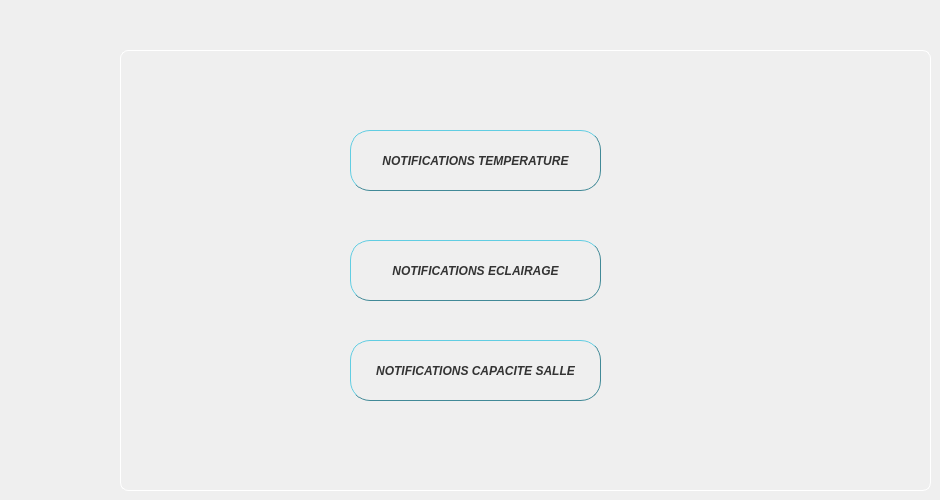
    <widget class="QWidget" name="page_6">
     <widget class="QPushButton" name="pushButton_4">
      <property name="geometry">
       <rect>
        <x>350</x>
        <y>130</y>
        <width>251</width>
        <height>61</height>
       </rect>
      </property>
      <property name="font">
       <font>
        <weight>75</weight>
        <italic>true</italic>
        <bold>true</bold>
       </font>
      </property>
      <property name="styleSheet">
       <string notr="true">QPushButton:pressed {
       background-color: qlineargradient(spread:pad, x1:0, y1:0, x2:0, y2:1,   stop:0 rgba(60, 186, 162, 255), stop:1 rgba(98, 211, 162, 255))
}
QPushButton:hover:!pressed{ color: #035381}

QPushButton:disabled {
       background-color: rgb(170, 170, 127)
}
QPushButton{
color: #333;
    border: 1px solid #418997;
    border-radius: 20px;
    border-style: outset;
    background: qradialgradient(
        cx: 0.3, cy: -0.4, fx: 0.3, fy: -0.4,
        radius: 1.35, stop: 0 #fff, stop: 1 #D0DDDF
        );
padding:1x;
 }</string>
      </property>
      <property name="text">
       <string>NOTIFICATIONS TEMPERATURE</string>
      </property>
     </widget>
     <widget class="QPushButton" name="pushButton_NOTIFluminosite">
      <property name="geometry">
       <rect>
        <x>350</x>
        <y>240</y>
        <width>251</width>
        <height>61</height>
       </rect>
      </property>
      <property name="font">
       <font>
        <weight>75</weight>
        <italic>true</italic>
        <bold>true</bold>
       </font>
      </property>
      <property name="styleSheet">
       <string notr="true">QPushButton:pressed {
       background-color: qlineargradient(spread:pad, x1:0, y1:0, x2:0, y2:1,   stop:0 rgba(60, 186, 162, 255), stop:1 rgba(98, 211, 162, 255))
}
QPushButton:hover:!pressed{ color: #035381}

QPushButton:disabled {
       background-color: rgb(170, 170, 127)
}
QPushButton{
color: #333;
    border: 1px solid #418997;
    border-radius: 20px;
    border-style: outset;
    background: qradialgradient(
        cx: 0.3, cy: -0.4, fx: 0.3, fy: -0.4,
        radius: 1.35, stop: 0 #fff, stop: 1 #D0DDDF
        );
padding:1x;
 }</string>
      </property>
      <property name="text">
       <string>NOTIFICATIONS ECLAIRAGE</string>
      </property>
     </widget>
     <widget class="QPushButton" name="pushButton_cap_salle">
      <property name="geometry">
       <rect>
        <x>350</x>
        <y>340</y>
        <width>251</width>
        <height>61</height>
       </rect>
      </property>
      <property name="font">
       <font>
        <weight>75</weight>
        <italic>true</italic>
        <bold>true</bold>
       </font>
      </property>
      <property name="styleSheet">
       <string notr="true">QPushButton:pressed {
       background-color: qlineargradient(spread:pad, x1:0, y1:0, x2:0, y2:1,   stop:0 rgba(60, 186, 162, 255), stop:1 rgba(98, 211, 162, 255))
}
QPushButton:hover:!pressed{ color: #035381}

QPushButton:disabled {
       background-color: rgb(170, 170, 127)
}
QPushButton{
color: #333;
    border: 1px solid #418997;
    border-radius: 20px;
    border-style: outset;
    background: qradialgradient(
        cx: 0.3, cy: -0.4, fx: 0.3, fy: -0.4,
        radius: 1.35, stop: 0 #fff, stop: 1 #D0DDDF
        );
padding:1x;
 }</string>
      </property>
      <property name="text">
       <string>NOTIFICATIONS CAPACITE SALLE</string>
      </property>
     </widget>
     <widget class="QLabel" name="label_8">
      <property name="geometry">
       <rect>
        <x>120</x>
        <y>50</y>
        <width>811</width>
        <height>441</height>
       </rect>
      </property>
      <property name="styleSheet">
       <string notr="true">border: 1px solid white;
border-radius: 8px;
</string>
      </property>
      <property name="text">
       <string/>
      </property>
     </widget>
     <zorder>label_8</zorder>
     <zorder>pushButton_4</zorder>
     <zorder>pushButton_NOTIFluminosite</zorder>
     <zorder>pushButton_cap_salle</zorder>
    </widget>
